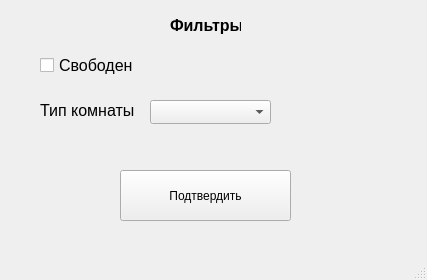
<?xml version="1.0" encoding="UTF-8"?>
<ui version="4.0">
 <class>FilterForm</class>
 <widget class="QMainWindow" name="FilterForm">
  <property name="geometry">
   <rect>
    <x>0</x>
    <y>0</y>
    <width>427</width>
    <height>280</height>
   </rect>
  </property>
  <property name="windowTitle">
   <string>MainWindow</string>
  </property>
  <widget class="QWidget" name="centralwidget">
   <widget class="QLabel" name="Titlelbl">
    <property name="geometry">
     <rect>
      <x>170</x>
      <y>10</y>
      <width>71</width>
      <height>31</height>
     </rect>
    </property>
    <property name="font">
     <font>
      <pointsize>12</pointsize>
      <bold>true</bold>
     </font>
    </property>
    <property name="text">
     <string>Фильтры</string>
    </property>
   </widget>
   <widget class="QPushButton" name="acceptbtn">
    <property name="geometry">
     <rect>
      <x>120</x>
      <y>170</y>
      <width>171</width>
      <height>51</height>
     </rect>
    </property>
    <property name="text">
     <string>Подтвердить</string>
    </property>
   </widget>
   <widget class="QCheckBox" name="checkBox">
    <property name="geometry">
     <rect>
      <x>40</x>
      <y>50</y>
      <width>101</width>
      <height>31</height>
     </rect>
    </property>
    <property name="font">
     <font>
      <pointsize>12</pointsize>
     </font>
    </property>
    <property name="text">
     <string>Свободен</string>
    </property>
   </widget>
   <widget class="QLabel" name="label">
    <property name="geometry">
     <rect>
      <x>40</x>
      <y>100</y>
      <width>101</width>
      <height>20</height>
     </rect>
    </property>
    <property name="font">
     <font>
      <pointsize>12</pointsize>
     </font>
    </property>
    <property name="text">
     <string>Тип комнаты</string>
    </property>
   </widget>
   <widget class="QComboBox" name="comboBox">
    <property name="geometry">
     <rect>
      <x>150</x>
      <y>100</y>
      <width>121</width>
      <height>24</height>
     </rect>
    </property>
   </widget>
  </widget>
  <widget class="QMenuBar" name="menubar">
   <property name="geometry">
    <rect>
     <x>0</x>
     <y>0</y>
     <width>427</width>
     <height>21</height>
    </rect>
   </property>
  </widget>
  <widget class="QStatusBar" name="statusbar"/>
 </widget>
 <resources/>
 <connections/>
</ui>
